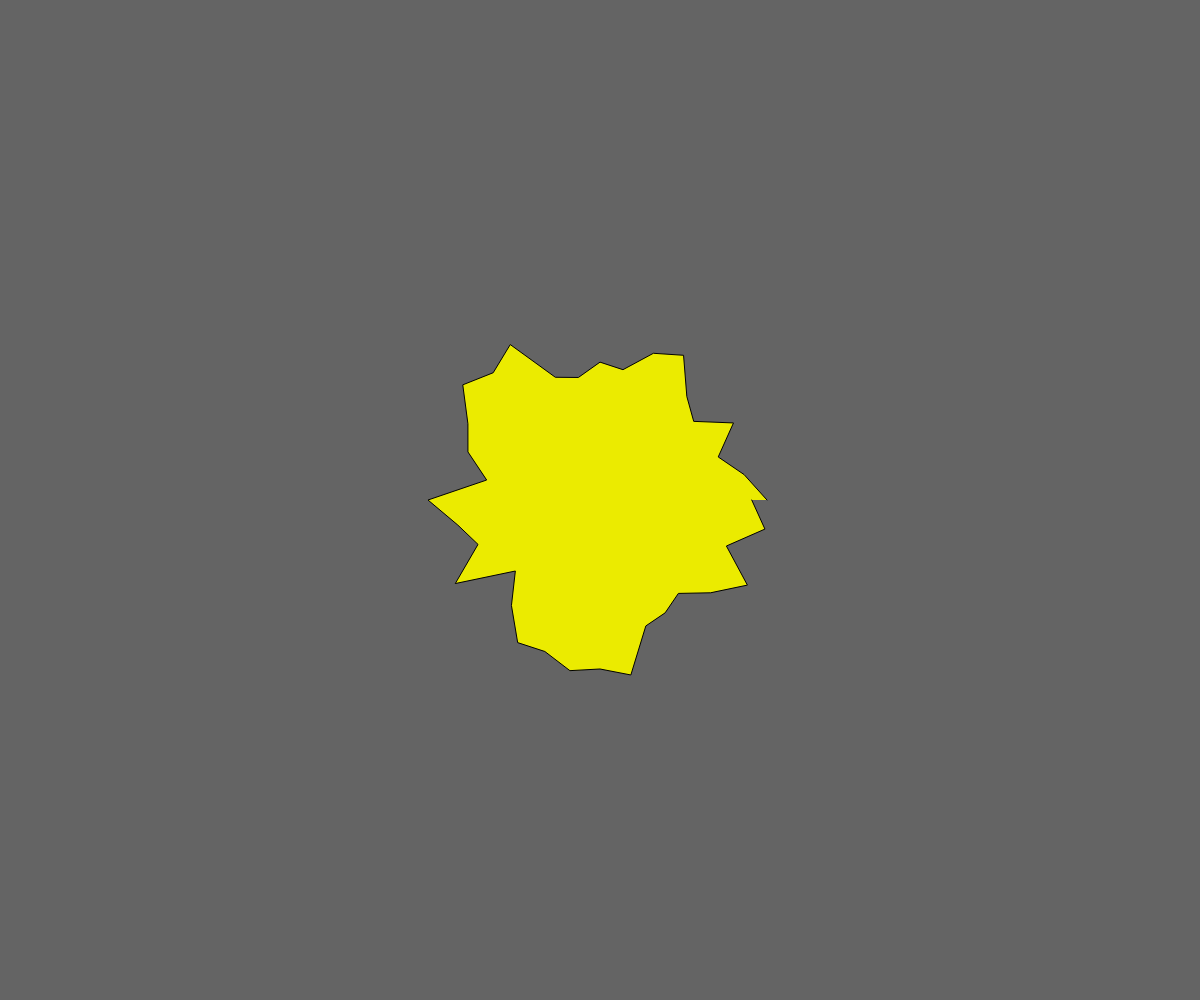
Frame 1 (no input)
Frame 60 (no input): identical to frame 1, image omitted
Frame 120 (the mouse pressed at the canvas centre since frame 60): identical to frame 1, image omitted

The p5.js sketch that drew this single still picture (run headless with seeded random() and noise() and a simulated clock; from frame 60 on, the mouse is pressed at the canvas centre):

// p5.js sketch
// ── sketch.js
let w;
let h;

function setup() {
	w = windowWidth;
	h = windowHeight;
	createCanvas(w, h);
	background(100);

	fill(235, 235, 0);
	beginShape();
	for (let angle = 0; angle <= 360; angle += 10) {
		const angleRadian = angle * (PI / 180);

		// Noise returns 'smooth' random values wo/ huge changes
		// Input values are close to each other, so outputs are too
		// This makes it smooth
		let r = 150 + 50 * (noise(angle) * 2 - 1);

		let x = r * cos(angleRadian);
		let y = r * sin(angleRadian);

		vertex(w/2 + x, h/2 - y);
	}
	endShape();
}

function draw() {
}
